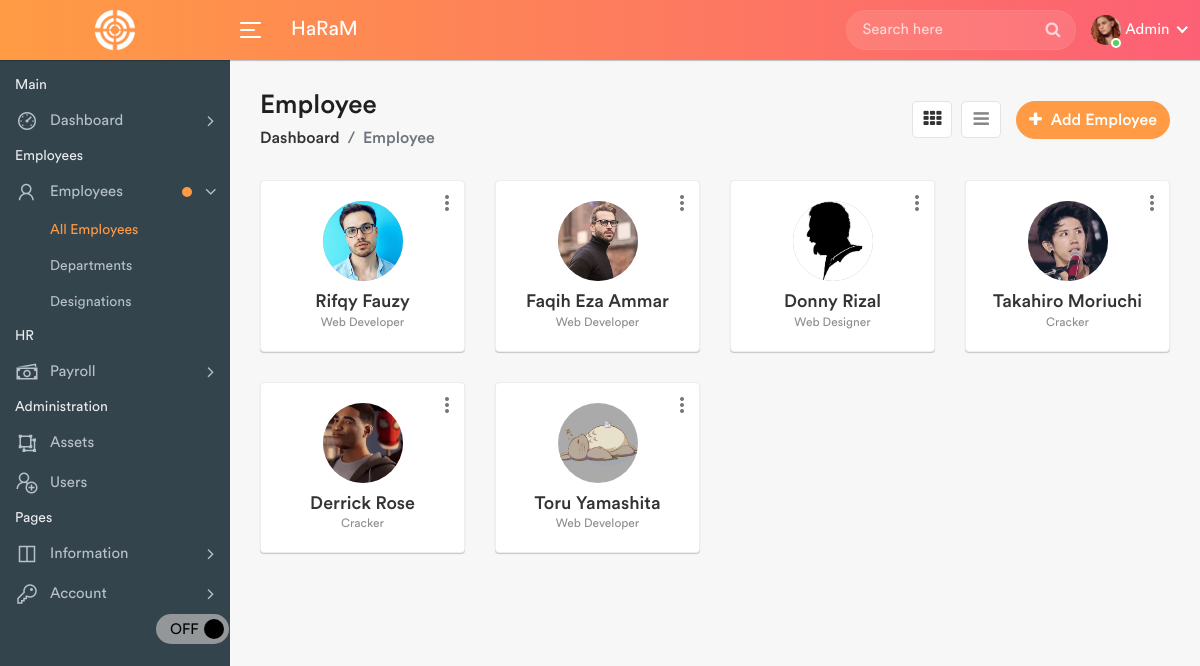
Screenshot of /employees.php (signed in) with the database file from the repository.
### tables this page shows
CREATE TABLE `employees` (
  `id` int(11) NOT NULL,
  `FirstName` varchar(100) NOT NULL,
  `LastName` varchar(100) NOT NULL,
  `UserName` varchar(20) NOT NULL,
  `Email` varchar(100) NOT NULL,
  `address` varchar(225) DEFAULT NULL,
  `Password` varchar(255) NOT NULL,
  `Employee_Id` varchar(50) NOT NULL,
  `Phone` varchar(20) NOT NULL,
  `Department` varchar(255) NOT NULL,
  `Designation` varchar(255) NOT NULL,
  `Joining_Date` date NOT NULL DEFAULT current_timestamp(),
  `Picture` varchar(200) NOT NULL,
  `DateTime` datetime NOT NULL DEFAULT current_timestamp()
);

### employees.php (the view, shortened to what this page needs)
<?php
require_once 'includes/library.php';
$dbh = Database();
?>
<!DOCTYPE html>
<html lang="en">
<head>
	<link rel="stylesheet" href="assets/css/bootstrap.min.css">
	<link rel="stylesheet" href="assets/css/font-awesome.min.css">
	<link rel="stylesheet" href="assets/css/line-awesome.min.css">
	<link rel="stylesheet" href="assets/css/select2.min.css">
	<link rel="stylesheet" href="assets/css/bootstrap-datetimepicker.min.css">
	<link rel="stylesheet" href="assets/css/style.css" id="theme-link">
</head>
<body>
	<div class="main-wrapper">
		<?php include_once("includes/header.php"); ?>
		<?php include_once("includes/sidebar.php"); ?>
		<div class="page-wrapper">
			<div class="content container-fluid">
				<div class="page-header">
					<div class="row align-items-center">
						<div class="col">
							<h3 class="page-title">Employee</h3>
							<ul class="breadcrumb">
								<li class="breadcrumb-item"><a href="index.php">Dashboard</a></li>
								<li class="breadcrumb-item active">Employee</li>
							</ul>
						</div>
						<div class="col-auto float-right ml-auto">
							<?php if ($_SESSION['role'] == "admin") { ?>
								<a href="#" class="btn add-btn" data-toggle="modal" data-target="#add_employee"><i class="fa fa-plus"></i> Add Employee</a>
							<?php } ?>
							<div class="view-icons">
								<a href="employees.php" title="Grid View" class="grid-view btn btn-link active"><i class="fa fa-th"></i></a>
								<a href="employees-list.php" title="Tabular View" class="list-view btn btn-link"><i class="fa fa-bars"></i></a>
							</div>
						</div>
					</div>
				</div>
				<div class="row staff-grid-row">
					<?php
					$sql = "SELECT * FROM employees";
					$query = $dbh->prepare($sql);
					$query->execute();
					$results = $query->fetchAll(PDO::FETCH_OBJ);
					if ($query->rowCount() > 0) {
						foreach ($results as $row) {
					?>
							<div class="col-md-4 col-sm-6 col-12 col-lg-4 col-xl-3">
								<div class="profile-widget">
									<div class="profile-img">
										<a href="profile.php?&id=<?= htmlentities($row->Employee_Id); ?>" class="avatar"><img src="uploads/employees/<?php echo htmlentities($row->Picture); ?>" alt="picture"></a>
									</div>
									<div class="dropdown profile-action">
										<a href="#" class="action-icon dropdown-toggle" data-toggle="dropdown" aria-expanded="false"><i class="material-icons">more_vert</i></a>
									</div>
									<h4 class="user-name m-t-10 mb-0 text-ellipsis"><a href="profile.php"><?php echo htmlentities($row->FirstName) . " " . htmlentities($row->LastName); ?></a></h4>
									<div class="small text-muted"><?php echo htmlentities($row->Designation); ?></div>
								</div>
							</div>
					<?php $cnt += 1;
						}
					} ?>
				</div>
			</div>
		</div>
	</div>
</body>
</html>

### includes/header.php (shortened to what this page needs)
<div class="header">
	<div class="header-left">
		<a href="index.php" class="logo">
			<img src="assets/img/logo.png" width="40" height="40" alt="">
		</a>
	</div>
	<a id="toggle_btn" href="javascript:void(0);">
		<span class="bar-icon">
			<span></span>
			<span></span>
			<span></span>
		</span>
	</a>
	<div class="page-title-box">
		<h3>HaRaM</h3>
	</div>
	<ul class="nav user-menu">
		<li class="nav-item">
			<div class="top-nav-search">
				<form action="search.php">
					<input class="form-control" type="text" placeholder="Search here">
					<button class="btn" type="submit"><i class="fa fa-search"></i></button>
				</form>
			</div>
		</li>
		<li class="nav-item dropdown has-arrow main-drop">
			<a href="#" class="dropdown-toggle nav-link" data-toggle="dropdown">
				<span class="user-img"><img src="uploads/profiles/<?php echo $_SESSION['photo'] ?>" alt="avatar">
					<span class="status online"></span></span>
				<span><?php $app->logged_user(); ?></span>
			</a>
		</li>
	</ul>
</div>

### includes/library.php (shortened to what this page needs)
<?php
class AppLib
{
  public function logged_user()
  {
    echo htmlentities(ucfirst($_SESSION['userlogin']));
  }
}

### includes/sidebar.php (shortened to what this page needs)
<div class="sidebar" id="sidebar">
	<div class="sidebar-inner slimscroll">
		<div id="sidebar-menu" class="sidebar-menu">
			<ul>
				<li class="menu-title">
					<span>Main</span>
				</li>
				<li class="submenu">
					<a href="#"><i class="la la-dashboard"></i> <span> Dashboard</span> <span class="menu-arrow"></span></a>
				</li>
				<li class="menu-title">
					<span>Employees</span>
				</li>
				<li class="submenu">
					<a href="#" class="noti-dot"><i class="la la-user"></i> <span> Employees</span> <span class="menu-arrow"></span></a>
					<ul style="display: none;">
						<li><a class="<?php if (basename($_SERVER['SCRIPT_NAME']) == 'employees.php') {
											echo 'active';
										} else {
											echo '';
										} ?>" href="employees.php">All Employees</a></li>
						<li><a class="<?php if (basename($_SERVER['SCRIPT_NAME']) == 'departments.php') {
											echo 'active';
										} else {
											echo '';
										} ?>" href="departments.php">Departments</a></li>
						<li><a class="<?php if (basename($_SERVER['SCRIPT_NAME']) == 'designations.php') {
											echo 'active';
										} else {
											echo '';
										} ?>" href="designations.php">Designations</a></li>
					</ul>
				</li>
				<?php if ($_SESSION['role'] == "admin") { ?>
					<li class="menu-title">
						<span>HR</span>
					</li>
					<li class="submenu">
						<a href="#"><i class="la la-money"></i> <span> Payroll </span> <span class="menu-arrow"></span></a>
					</li>
					<li class="menu-title">
						<span>Administration</span>
					</li>
					<li>
						<a class="<?php if (basename($_SERVER['SCRIPT_NAME']) == 'assets.php') {
										echo 'active';
									} else {
										echo '';
									} ?>" href="assets.php"><i class="la la-object-ungroup"></i> <span>Assets</span></a>
					</li>
					<li>
						<a class="<?php if (basename($_SERVER['SCRIPT_NAME']) == 'users.php') {
										echo 'active';
									} else {
										echo '';
									} ?>" href="users.php"><i class="la la-user-plus"></i> <span>Users</span></a>
					</li>
				<?php } ?>
				<li class="menu-title">
					<span>Pages</span>
				</li>
				<li class="submenu">
					<a href="#"><i class="la la-columns"></i> <span> Information </span> <span class="menu-arrow"></span></a>
				</li>
				<li class="submenu">
					<a href="#"><i class="la la-key"></i> <span> Account </span> <span class="menu-arrow"></span></a>
				</li>
				<div class="submenu onoffswitch">
					<label class="onoffswitch-label" for="btn-toggle">
						<span class="onoffswitch-switch"></span>
					</label>
				</div>
			</ul>
		</div>
	</div>
</div>

### rows the page displays
employees: Picture (picture), FirstName "Rifqy", LastName "Fauzy", Designation "Web Developer"
employees: Picture (picture), FirstName "Faqih", LastName "Eza Ammar", Designation "Web Developer"
employees: Picture (picture), FirstName "Donny", LastName "Rizal", Designation "Web Designer"
employees: Picture (picture), FirstName "Takahiro", LastName "Moriuchi", Designation "Cracker"
employees: Picture (picture), FirstName "Derrick", LastName "Rose", Designation "Cracker"
employees: Picture (picture), FirstName "Toru", LastName "Yamashita", Designation "Web Developer"

### other values shown
$_SESSION['userlogin'] "Admin"
